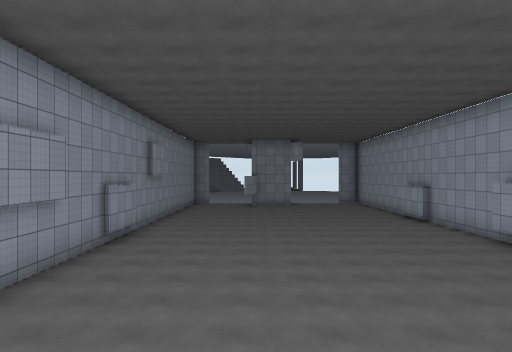
[1] (above)

16 first-person views from a walk through a scene from a Unity 3-D project. The camera is 1.3 m above the floor, looks level and sees 70° across. The floor is counted in squares, 2 m on a side. Each view is taken from the middle of a square. On the plan, view 1 faces up. The plan holds only what a view shows up to about 11 squares ahead; the rest is blank. The place goes on beyond the plan. The player character is not drawn. Some surface patterns are stand-ins.

[2]
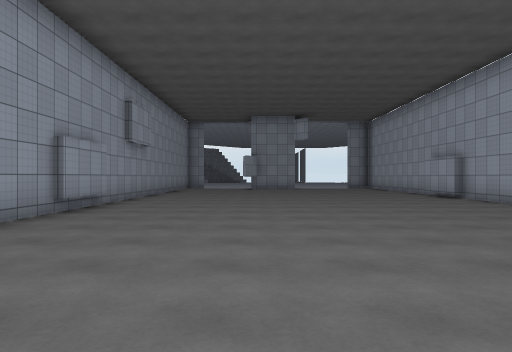

[3]
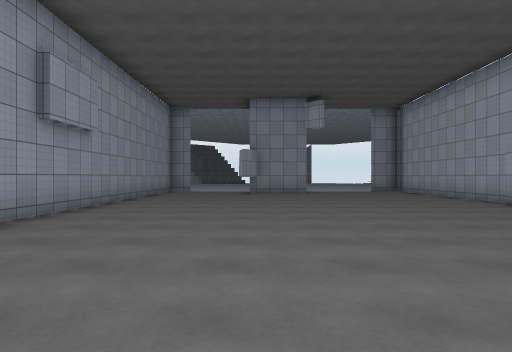

[4]
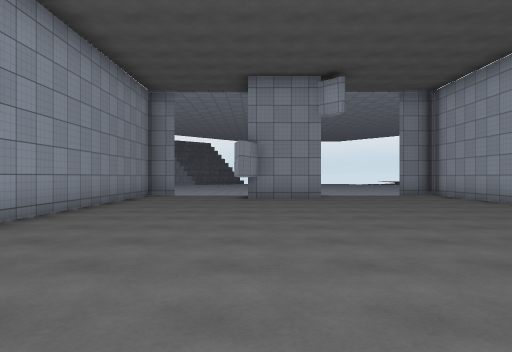

[5]
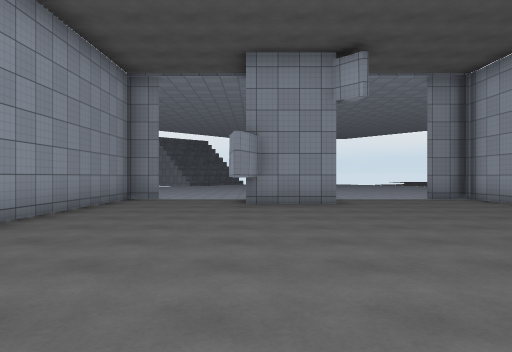

[6]
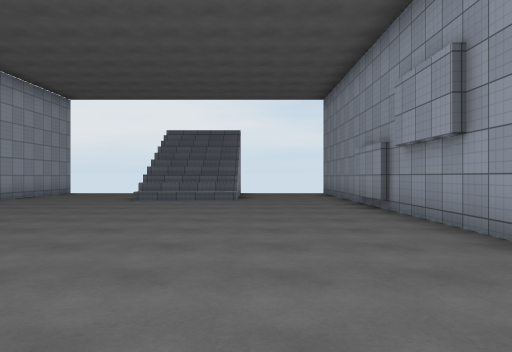

[7]
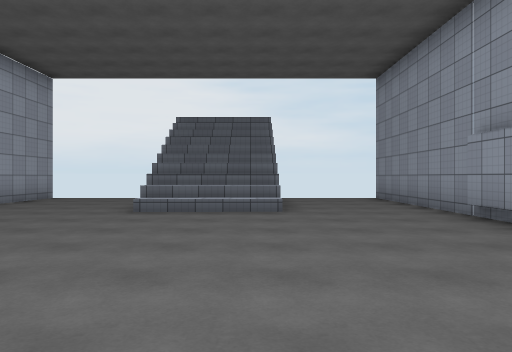

[8]
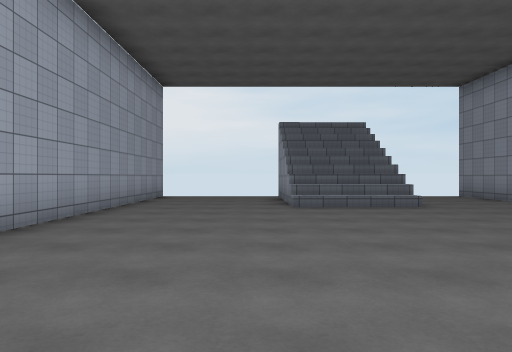

[9]
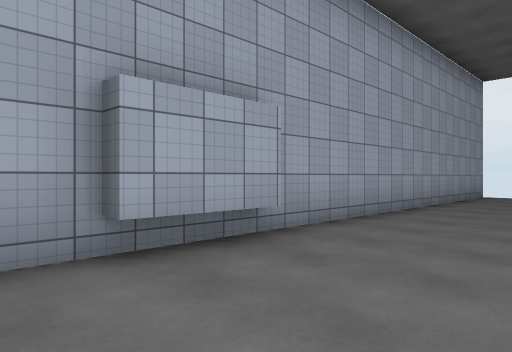

[10]
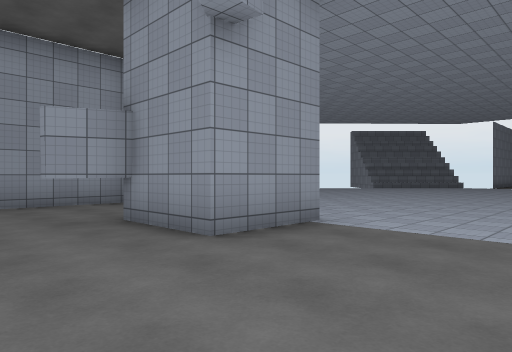

[11]
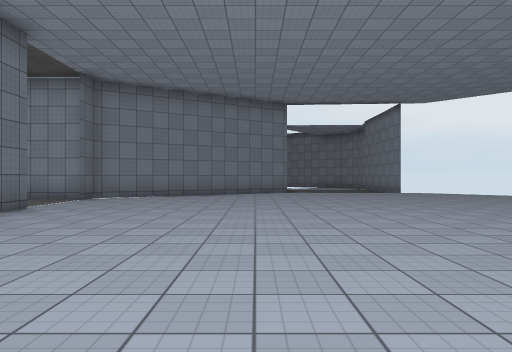

[12]
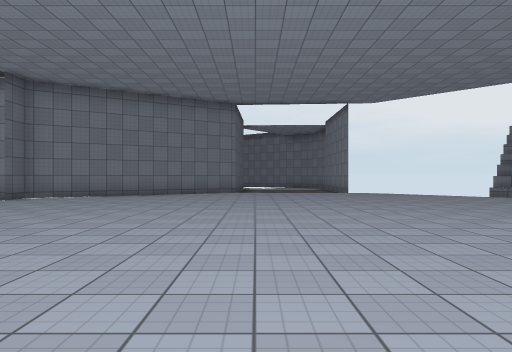

[13]
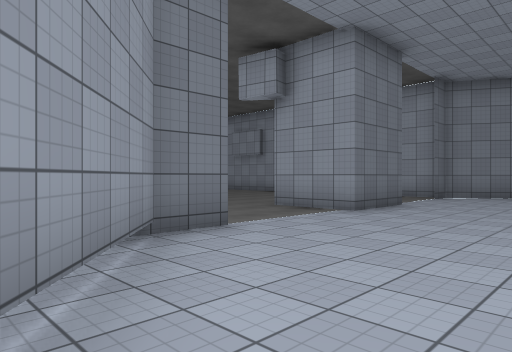

[14]
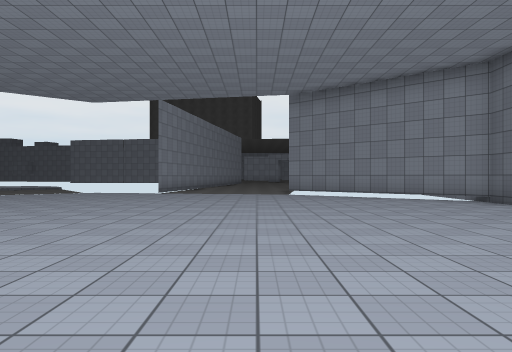

[15]
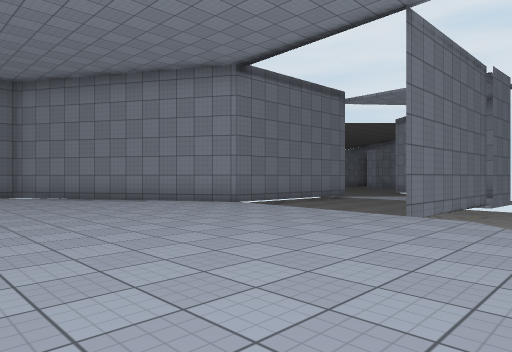

[16]
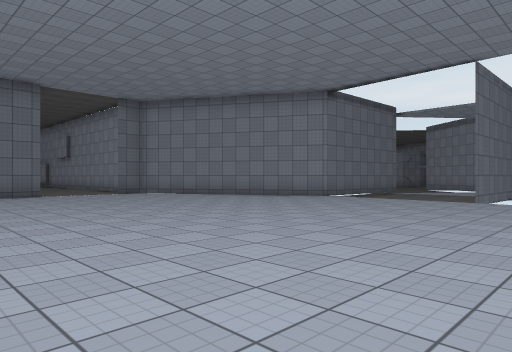

### Floor plan
Key: @ floor where view 1 was taken; # wall or solid block; . main floor; - floor 0.25 m lower than the main floor; / step, stairs or slope.
Columns run from 14 left of view 1 to 8 right of it. Each row starts with its distance up from view 1.
 34           ........   ..
 33         .......... ....
 32 ########...............
 31      --/...............
 30    ---- ...............
 29    ----/...............
 28    ----/...............
 27     ####...............
 26        #...............
 25        ##..............
 24         #..............
 23          #............#
 22          ##..........##
 21           ##..##...###
 20           #...##....#
 19           #...#.....#
 18           #.........#
 17           #.........#
 16           #.........#
 15           #.........#
 14           #.........#
 13           #.........#
 12           #.........#
 11           #.........#
 10           #.........#
  9           #.........#
  8           #.........#
  7           #.........#
  6           #.........#
  5           #.........#
  4           #.........#
  3           #.........#
  2           #.........#
  1           #...///...#
  0           #...@//...#
 -1           #...///...#
 -2           #...///...#
 -3           #         #

Positions as (right, up) in squares from view 1, and headings:
1: (0, 0), facing up
2: (0, 2), facing up
3: (0, 6), facing up
4: (0, 9), facing up
5: (0, 11), facing up
6: (-1, 11), facing down
7: (0, 8), facing down
8: (3, 9), facing down
9: (3, 10), facing down-right
10: (5, 17), facing up-left
11: (7, 26), facing left
12: (7, 28), facing left
13: (8, 25), facing down-left
14: (-3, 27), facing right
15: (-1, 34), facing down-left
16: (3, 34), facing down-left
